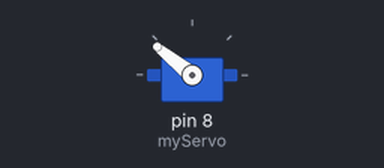
This sketch was run on a simulated Arduino Uno, built with avr-gcc and run on an emulated ATmega328P. Shown: servo.

Above: at 0.05 s.
Timing chart, 0 to 4.6 s (numbered marks = the images above):
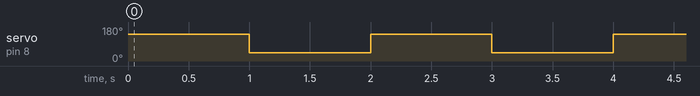

The sketch:

ServoTesting.ino
```cpp
#include <Servo.h>

Servo myServo;
int lastPos = 1000;

void setup() {
  myServo.attach(8);
}

void loop() {
  if (lastPos == 1000) {
    myServo.writeMicroseconds(2000);
    lastPos = 2000;
  } else {
    myServo.writeMicroseconds(1000);
    lastPos = 1000;
  }
  delay(1000); // 1 seconds
}
```

Measured:
- by itself, servo on pin 8 (myServo): alternates 141° for 1.0 s and 44° for 1.0 s
